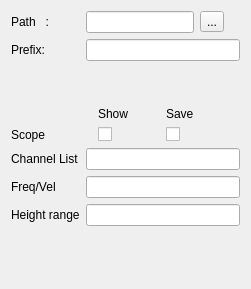
            <widget class="QWidget" name="tabgraphVoltage">
             <attribute name="title">
              <string>Graphics</string>
             </attribute>
             <layout class="QGridLayout" name="gridLayout_6">
              <item row="12" column="3">
               <spacer name="verticalSpacer_2">
                <property name="orientation">
                 <enum>Qt::Vertical</enum>
                </property>
                <property name="sizeHint" stdset="0">
                 <size>
                  <width>20</width>
                  <height>40</height>
                 </size>
                </property>
               </spacer>
              </item>
              <item row="9" column="1" colspan="6">
               <widget class="QLineEdit" name="volGraphfreqrange"/>
              </item>
              <item row="2" column="1" colspan="6">
               <widget class="QLineEdit" name="volGraphPrefix"/>
              </item>
              <item row="1" column="5" colspan="2">
               <widget class="QToolButton" name="volGraphToolPath">
                <property name="text">
                 <string>...</string>
                </property>
               </widget>
              </item>
              <item row="1" column="1" colspan="4">
               <widget class="QLineEdit" name="volGraphPath"/>
              </item>
              <item row="6" column="0">
               <widget class="QLabel" name="label_14">
                <property name="text">
                 <string>Scope</string>
                </property>
               </widget>
              </item>
              <item row="3" column="3">
               <spacer name="verticalSpacer">
                <property name="orientation">
                 <enum>Qt::Vertical</enum>
                </property>
                <property name="sizeHint" stdset="0">
                 <size>
                  <width>20</width>
                  <height>40</height>
                 </size>
                </property>
               </spacer>
              </item>
              <item row="8" column="0">
               <widget class="QLabel" name="label_8">
                <property name="text">
                 <string>Channel List</string>
                </property>
               </widget>
              </item>
              <item row="4" column="3">
               <widget class="QLabel" name="label_49">
                <property name="text">
                 <string>Show</string>
                </property>
               </widget>
              </item>
              <item row="9" column="0">
               <widget class="QLabel" name="label_51">
                <property name="text">
                 <string>Freq/Vel</string>
                </property>
               </widget>
              </item>
              <item row="6" column="3">
               <widget class="QCheckBox" name="volGraphCebshow">
                <property name="text">
                 <string/>
                </property>
               </widget>
              </item>
              <item row="1" column="0">
               <widget class="QLabel" name="label_12">
                <property name="text">
                 <string>Path   :</string>
                </property>
               </widget>
              </item>
              <item row="2" column="0">
               <widget class="QLabel" name="label_13">
                <property name="text">
                 <string>Prefix:</string>
                </property>
               </widget>
              </item>
              <item row="11" column="0">
               <widget class="QLabel" name="label_52">
                <property name="text">
                 <string>Height range</string>
                </property>
               </widget>
              </item>
              <item row="14" column="5" colspan="2">
               <spacer name="horizontalSpacer_10">
                <property name="orientation">
                 <enum>Qt::Horizontal</enum>
                </property>
                <property name="sizeHint" stdset="0">
                 <size>
                  <width>40</width>
                  <height>12</height>
                 </size>
                </property>
               </spacer>
              </item>
              <item row="14" column="3">
               <spacer name="horizontalSpacer_9">
                <property name="orientation">
                 <enum>Qt::Horizontal</enum>
                </property>
                <property name="sizeHint" stdset="0">
                 <size>
                  <width>18</width>
                  <height>12</height>
                 </size>
                </property>
               </spacer>
              </item>
              <item row="8" column="1" colspan="6">
               <widget class="QLineEdit" name="volGraphChannelList"/>
              </item>
              <item row="11" column="1" colspan="6">
               <widget class="QLineEdit" name="volGraphHeightrange"/>
              </item>
              <item row="4" column="4">
               <widget class="QLabel" name="label_50">
                <property name="text">
                 <string>Save</string>
                </property>
               </widget>
              </item>
              <item row="6" column="4">
               <widget class="QCheckBox" name="volGraphCebSave">
                <property name="text">
                 <string/>
                </property>
               </widget>
              </item>
             </layout>
            </widget>
